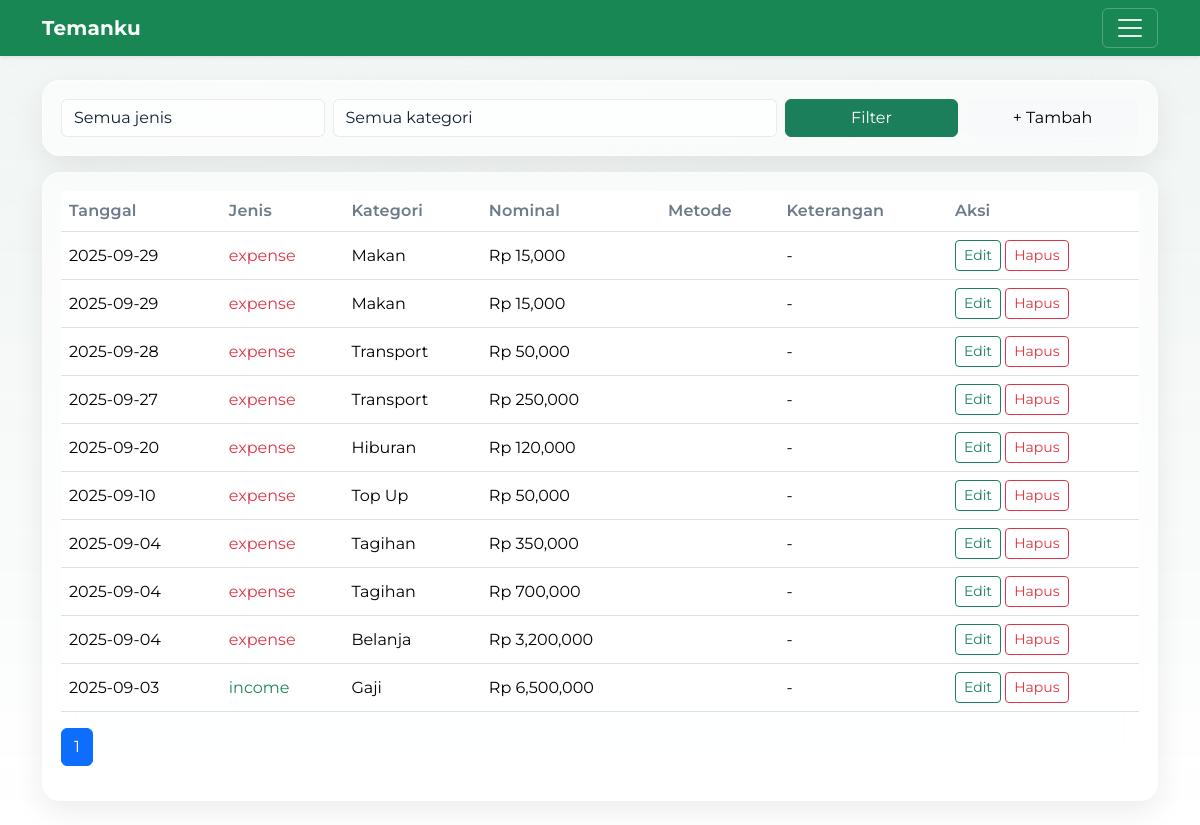
Page /history (signed in) on the earlier database version.
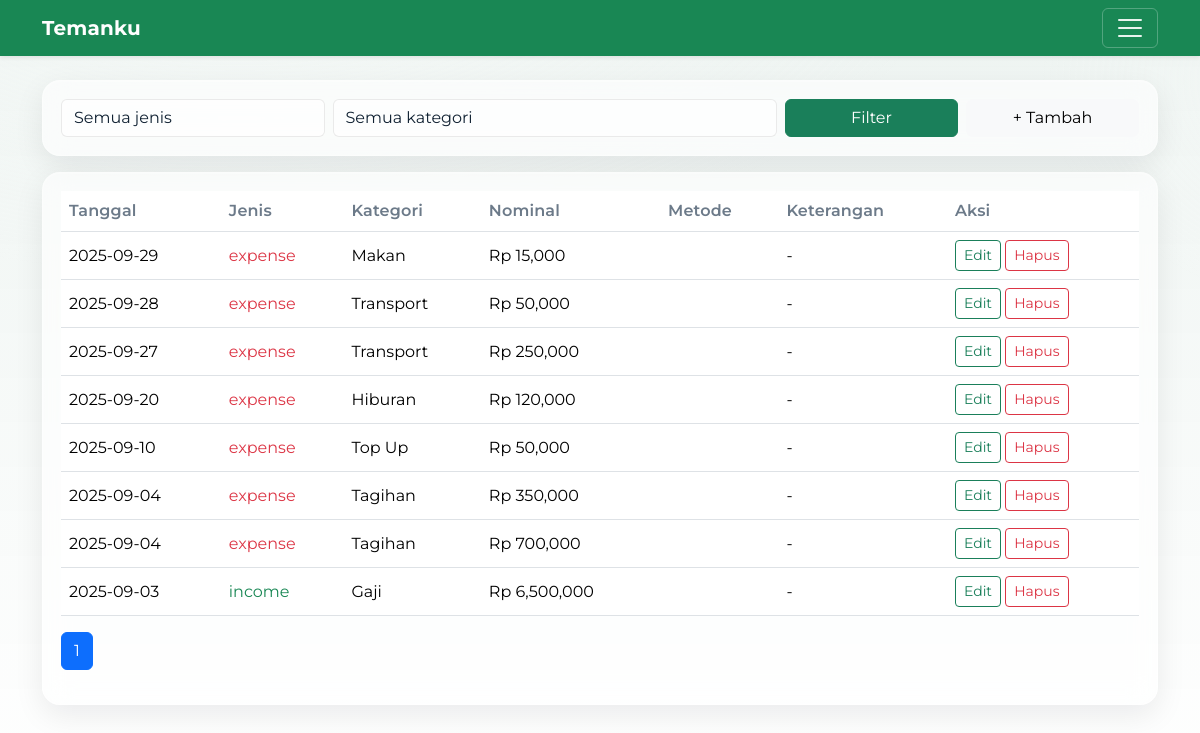
Same page on the later database version.
### tables this page shows
CREATE TABLE transactions (
  id INTEGER PRIMARY KEY AUTOINCREMENT,
  user_id INTEGER NOT NULL,
  date TEXT NOT NULL,                      -- YYYY-MM-DD
  type TEXT CHECK(type IN ('income','expense')) NOT NULL,
  category_id INTEGER NOT NULL,
  amount REAL NOT NULL,
  source_or_payee TEXT,
  account TEXT,
  notes TEXT,
  FOREIGN KEY (user_id) REFERENCES users(id),
  FOREIGN KEY (category_id) REFERENCES categories(id)
);

CREATE TABLE categories (
  id INTEGER PRIMARY KEY AUTOINCREMENT,
  user_id INTEGER NOT NULL,
  type TEXT CHECK(type IN ('income','expense')) NOT NULL,
  name TEXT NOT NULL,
  UNIQUE(user_id, type, name),
  FOREIGN KEY (user_id) REFERENCES users(id)
);

### app.py (the view, shortened to what this page needs)
@app.get("/history")
@login_required
def history():
    q_type = request.args.get("type", "")
    q_cat = request.args.get("category_id", "")
    page = int(request.args.get("page", 1))
    per = 20
    where = ["t.user_id=?"]; params = [current_user.id]
    if q_type in ("income", "expense"):
        where.append("t.type=?"); params.append(q_type)
    if q_cat:
        where.append("t.category_id=?"); params.append(q_cat)
    where_clause = " AND ".join(where)
    with db() as con:
        cats = con.execute("SELECT id, type, name FROM categories WHERE user_id=? ORDER BY type,name",
                           (current_user.id,)).fetchall()
        total = con.execute(f"SELECT COUNT(*) AS n FROM transactions t WHERE {where_clause}", params).fetchone()["n"]
        rows = con.execute(f"""
            SELECT t.*, c.name AS category,
            t.source_or_payee AS keterangan,
            t.account AS payment_method
            FROM transactions t
            JOIN categories c ON c.id=t.category_id
            WHERE {where_clause}
            ORDER BY t.date DESC, t.id DESC
            LIMIT ? OFFSET ?
        """, (*params, per, (page-1)*per)).fetchall()
    pages = (total + per - 1)//per
    return render_template("history.html",
                           rows=[dict(r) for r in rows],
                           categories=[dict(c) for c in cats],
                           q_type=q_type, q_cat=q_cat, page=page, pages=pages, title="Riwayat")

### app.py (called while the page is built)
def db():
    conn = sqlite3.connect(APP_DB, timeout=5.0)  # tunggu sampai 5 detik kalau terkunci
    conn.row_factory = sqlite3.Row
    conn.execute("PRAGMA busy_timeout = 5000")   # cadangan
    return conn

@login_manager.user_loader
def load_user(user_id):
    with db() as con:
        row = con.execute("SELECT * FROM users WHERE id=?", (user_id,)).fetchone()
        return User(row) if row else None

### templates/history.html (shortened to what this page needs)
{% extends "base.html" %}
{% block content %}
<div class="card-soft mb-3">
  <form class="row g-2" method="get">
    <div class="col-md-3">
      <select class="form-select" name="type">
        <option value="">Semua jenis</option>
      </select>
    </div>
    <div class="col-md-5">
      <select class="form-select" name="category_id">
        <option value="">Semua kategori</option>
      </select>
    </div>
    <div class="col-md-2">
      <button class="btn btn-primary w-100">Filter</button>
    </div>
    <div class="col-md-2">
      <a class="btn btn-light w-100" href="{{ url_for('add_form') }}">+ Tambah</a>
    </div>
  </form>
</div>
<div class="card-soft">
  <div class="table-responsive">
    <table class="table table-hover align-middle">
      <thead>
        <tr>
          <th>Tanggal</th>
          <th>Jenis</th>
          <th>Kategori</th>
          <th>Nominal</th>
          <th>Metode</th>
          <th>Keterangan</th>
          <th>Aksi</th>
        </tr>
      </thead>
      <tbody>
        {% for r in rows %}
          <tr>
            <td>{{ r.date }}</td>
            <td class="{{ 'text-danger' if r.type=='expense' else 'text-success' }}">{{ r.type }}</td>
            <td>{{ r.category }}</td>
            <td>Rp {{ "{:,.0f}".format(r.amount|int) }}</td>
            <td>{{ r.method }}</td>
            <td>{{ r.note or '-' }}</td>
            <td class="text-nowrap">
              <a class="btn btn-sm btn-outline-primary"
                 href="{{ url_for('edit_form', trx_id=r.id) }}">Edit</a>
              <form method="post"
                    action="{{ url_for('delete_trx', trx_id=r.id) }}"
                    class="d-inline"
                    onsubmit="return confirm('Hapus transaksi ini?')">
                <button class="btn btn-sm btn-outline-danger">Hapus</button>
              </form>
            </td>
          </tr>
        {% endfor %}
      </tbody>
    </table>
  </div>
  <nav>
    <ul class="pagination">
      {% for i in range(1, pages+1) %}
      <li class="page-item {{ 'active' if i==page else '' }}">
        <a class="page-link"
           href="{{ url_for('history', page=i, type=q_type, category_id=q_cat) }}">{{ i }}</a>
      </li>
      {% endfor %}
    </ul>
  </nav>
</div>
{% endblock %}

### templates/base.html (shortened to what this page needs)
<!doctype html>
<html lang="id">
<head>
  <link href="https://cdn.jsdelivr.net/npm/bootstrap@5.3.3/dist/css/bootstrap.min.css" rel="stylesheet"
 />
  <link rel="stylesheet" href="{{ url_for('static', filename='style.css') }}">
  <link rel="stylesheet" href="https://cdn.jsdelivr.net/npm/bootstrap-icons@1.11.3/font/bootstrap-icons.min.css">
</head>
<body class="bg-body">
  <nav class="navbar navbar-dark bg-success sticky-top shadow-sm">
    <div class="container">
      <a class="navbar-brand fw-bold" href="{{ url_for('dashboard') }}">Temanku</a>
      <button class="navbar-toggler" type="button"
              data-bs-toggle="offcanvas" data-bs-target="#mainMenu"
              aria-controls="mainMenu" aria-label="Menu">
        <span class="navbar-toggler-icon"></span>
      </button>
      {% set ep = request.endpoint %}
    </div>
  </nav>
  <main class="container my-3 my-md-4">
    {% block content %}{% endblock %}
  </main>
</body>
</html>

### static/style.css (style rules this page uses)
:root { --bg:#0f5132; --page:#e9eef6; --card:rgba(255,255,255,.6); --text:#102132; --muted:#6c7a89; --primary:#1a7f5a; --ring:rgba(26,127,90,.35); --glass-border:rgba(255,255,255,.32); --chart-bar:45, 156, 219; }
* { scroll-behavior:smooth }
body { background:var(--page); color:var(--text); font-family: "Montserrat", system-ui, -apple-system, "Segoe UI", Roboto, "Helvetica Neue", Arial, "Noto Sans", "Apple Color Emoji","Segoe UI Emoji","Segoe UI Symbol", sans-serif; font-feature-settings: "cv01","cv02"; }
.navbar-brand { font-weight:800; letter-spacing:.3px }
.btn { transition:transform .15s ease, box-shadow .2s ease }
.btn-primary { background:var(--primary);border-color:var(--primary) }
.btn-outline-primary { border-color:var(--primary);color:var(--primary) }
.form-control,.form-select { background:rgba(255,255,255,.65);color:var(--text); border:1px solid rgba(0,0,0,.08) }
.table>thead th { color:var(--muted);font-weight:600;letter-spacing:.01em }
.card-soft { background:var(--card); border:1px solid var(--glass-border); border-radius:18px; padding:18px; box-shadow: 0 10px 30px rgba(10,14,29,.08), inset 0 1px 0 rgba(255,255,255,.25); backdrop-filter: blur(14px); -webkit-backdrop-filter: blur(14px); transition:transform .25s ease, box-shadow .25s ease, border-color .25s ease; }
.navbar-brand { font-weight:800; letter-spacing:.2px }
.navbar-toggler { border-color: rgba(255,255,255,.25); }
body { font-family: "Montserrat", system-ui, -apple-system, Segoe UI, Roboto, Arial, sans-serif; }
.navbar { position: sticky; top: 0; z-index: 1100; }
.navbar .navbar-toggler { position: relative; z-index: 1101; }
main { opacity:0; transform: translateY(8px); }
main.page-enter { opacity:1; transform:none; transition:opacity .35s ease, transform .35s ease; }

Differences in the rows shown:
removed transactions: date "2025-09-29", type "expense", category "Makan", amount "15,000", note "-"
removed transactions: date "2025-09-04", type "expense", category "Belanja", amount "3,200,000", note "-"
